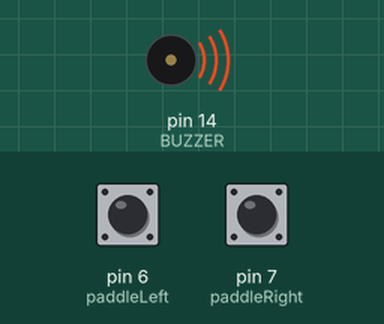
Simulated run of this sketch. Board: Arduino Leonardo, built with avr-gcc and run on an emulated ATmega32U4. Shown: buzzer (waves = sounding). The inputs (shaded band) are chosen by the test bench; at power-on: pin 7 (paddleRight) LOW, pin 6 (paddleLeft) HIGH. USB keyboard and mouse output is not drawn.

Above: at 1.2 s.
1.3 s: pin 7 (paddleRight) pulled HIGH for 3.2 s
At 1.35 s:
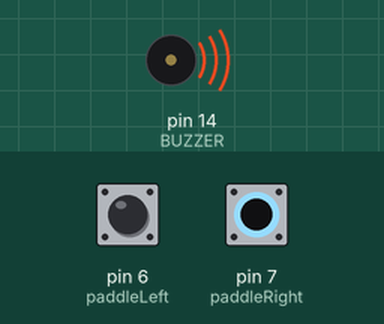
At 2.2 s:
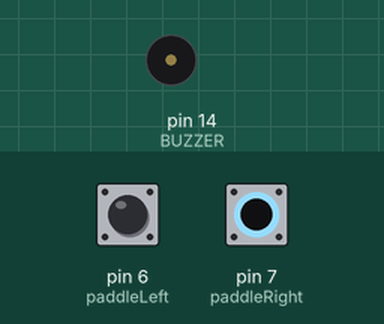
Timing chart, 0 to 12.6 s (numbered marks = the images above; inputs shaded):
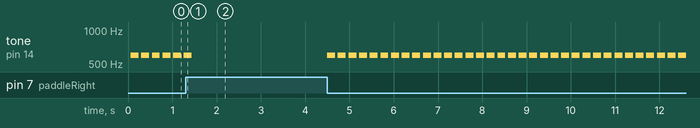

Measured:
- by itself, tone on pin 14 (BUZZER): repeats every 0.24 s: 600 Hz 0.18 s, silent 0.06 s

The sketch:

microkeyer.ino
```cpp
/**
 * Microkeyer - Use your two paddle Morse key as a USB input device
 *
 * https://github.com/mpolla/microkeyer/
 *
 * Matti Pöllä <mpo@iki.fi> 2022
 */

#include "Keyboard.h"

// Beep frequency
const int TONE_HZ = 600;

// Words per minute speed
const int WPM_SPEED = 20;

// Reset input buffer after 2 seconds of inactivity
const int CLEAR_MS = 2000;

// Pin for piezo buzzer
const int BUZZER = 14;

// Iambic paddle connected using a 3.5 mm stereo jack
const int paddleLeft = 6;
const int paddleRight = 7;

const int DIT_MS = int(1000.0 * 60 / (50 * WPM_SPEED));
const int DA_MS = 3 * DIT_MS;
const int LETTER_SPACE_MS = 3 * DIT_MS;
const int WORD_SPACE_MS = 7 * DIT_MS;
const int DEBOUNCE_DELAY = DIT_MS;


int paddleLeftState = 0;
int paddleRightState = 0;
unsigned long lastInputMillis = 0;

String buffer = "";


String morseDecode(String s) {

  if (s == ".-") { return "A"; }
  if (s == "-...") { return "B"; }
  if (s == "-.-.") { return "C"; }
  if (s == "-..") { return "D"; }
  if (s == ".") { return "E"; }
  if (s == "..-.") { return "F"; }
  if (s == "--.") { return "G"; }
  if (s == "....") { return "H"; }
  if (s == "..") { return "I"; }
  if (s == ".---") { return "J"; }
  if (s == "-.-") { return "K"; }
  if (s == ".-..") { return "L"; }
  if (s == "--") { return "M"; }
  if (s == "-.") { return "N"; }
  if (s == "---") { return "O"; }
  if (s == ".--.") { return "P"; }
  if (s == "--.-") { return "Q"; }
  if (s == ".-.") { return "R"; }
  if (s == "...") { return "S"; }
  if (s == "-") { return "T"; }
  if (s == "..-") { return "U"; }
  if (s == "...-") { return "V"; }
  if (s == ".--") { return "W"; }
  if (s == "-..-") { return "X"; }
  if (s == "-.--") { return "Y"; }
  if (s == "--..") { return "Z"; }

  if (s == ".--.-") { return "Å"; }
  if (s == "-.-.") { return "Ä"; }
  if (s == "---.") { return "Ö"; }

  if (s == ".----") { return "1"; }
  if (s == "..---") { return "2"; }
  if (s == "...--") { return "3"; }
  if (s == "....-") { return "4"; }
  if (s == ".....") { return "5"; }
  if (s == "-....") { return "6"; }
  if (s == "--...") { return "7"; }
  if (s == "---..") { return "8"; }
  if (s == "----.") { return "9"; }
  if (s == "-----") { return "0"; }

  if (s == "........") { return "Error"; }
  if (s == ".-...") { return "&"; }
  if (s == ".----.") { return "\""; }
  if (s == ".--.-.") { return "@"; }
  if (s == "-.--.-") { return ")"; }
  if (s == "-.--.") { return "("; }
  if (s == "---...") { return ":"; }
  if (s == "--..--") { return ","; }
  if (s == "-...-") { return "="; }
  if (s == "-.-.--") { return "!"; }

  if (s == ".-.-.-") { return "."; }
  if (s == "-....-") { return "-"; }
  if (s == " -..-") { return "×"; }
  if (s == " ------..-.-----") { return "%"; }
  if (s == ".-.-.") { return "+"; }
  if (s == " .-..-.") { return "\""; }
  if (s == " ..--..") { return "?"; }
  if (s == " -..-.") { return "/"; }

  // Prosigns
  if (s == ".-.-") { return "AA"; }
  if (s == ".-.-.") { return "AR"; }
  if (s == ".-...") { return "AS"; }
  if (s == "-...-.-") { return "BK"; }
  if (s == "-...-") { return "BT"; }
  if (s == "-.-..-..") { return "CL"; }
  if (s == "-.-.-") { return "CT"; }
  if (s == "-..---") { return "DO"; }
  if (s == "-.-.-") { return "KA"; }
  if (s == "-.--.") { return "KN"; }
  if (s == "...-.-") { return "SK"; }
  if (s == "...-.") { return "SN"; }
  if (s == "...---...") { return "SOS"; }

  return "";
}

void setup() {
  Serial.begin(9600);
  Keyboard.begin();
  pinMode(paddleLeft, INPUT);
  pinMode(paddleRight, INPUT);
  lastInputMillis = millis();
}

// Should we append whitespace after completing the
// current Morse code character
bool appendSpace = true;

// Was the previous input a dit/0 or a dah/1
int previous = 0;

// the loop function runs over and over again forever
void loop() {

  if ((millis() - lastInputMillis) > WORD_SPACE_MS && buffer == "" && appendSpace == true) {
   buffer = "";
   //Serial.print(" ");
   Keyboard.print(" ");
   appendSpace = false;
  }

  if ((millis() - lastInputMillis) > CLEAR_MS && buffer != "") {
    buffer = "";
    //Serial.println("");
    lastInputMillis = millis();
  }

  paddleLeftState = digitalRead(paddleLeft);
  paddleRightState = digitalRead(paddleRight);

  if (((millis() - lastInputMillis) > LETTER_SPACE_MS) && buffer.length() > 0) {
    //Serial.print(morseDecode(String(buffer)));
    String decoded = morseDecode(String(buffer));
    // In case of error "dit-dit-dit-dit-dit-dit-dit-dit" use backspace
    if (decoded == "Error") {
      Keyboard.write(8);
      appendSpace = false;
    }
    // Return/newline
    else if (decoded == "AA") {
      Keyboard.println("");
      appendSpace = false;
    } else {
      Keyboard.print(morseDecode(String(buffer)));
      appendSpace = true;
    }
    buffer = "";
    lastInputMillis = millis();
  }

  // Are we ready for a new input?
  if ((millis() - lastInputMillis) > DEBOUNCE_DELAY) {
    // Left paddle
    if (paddleLeftState == LOW && paddleRightState == HIGH) {
      tone(BUZZER, TONE_HZ);
      delay(DIT_MS);
      noTone(BUZZER);
      buffer += ".";
      lastInputMillis = millis();
      previous = 0;
    }
    // Right paddle
    else if (paddleLeftState == HIGH && paddleRightState == LOW) {
      tone(BUZZER, TONE_HZ);
      delay(DA_MS);
      noTone(BUZZER);
      buffer += "-";
      lastInputMillis = millis();
      previous = 1;
    }
    // Both paddles
    else if (paddleLeftState == LOW && paddleRightState == LOW) {
      tone(BUZZER, TONE_HZ);
      if (previous == 0) {
        delay(DA_MS);
        previous = 1;
        buffer += "-";
      } else if (previous == 1) {
        delay(DIT_MS);
        previous = 0;
        buffer += ".";
      }
      noTone(BUZZER);
      lastInputMillis = millis();
    }
  }
}
```
